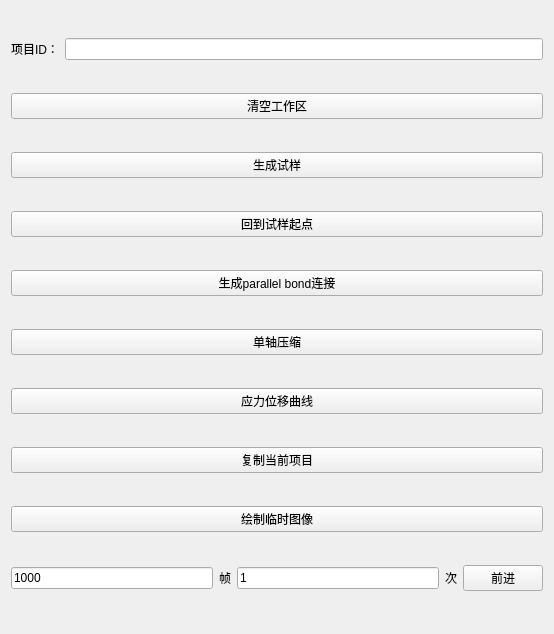
<?xml version="1.0" encoding="UTF-8"?>
<ui version="4.0">
 <class>Form</class>
 <widget class="QWidget" name="Form">
  <property name="geometry">
   <rect>
    <x>0</x>
    <y>0</y>
    <width>554</width>
    <height>634</height>
   </rect>
  </property>
  <property name="windowTitle">
   <string>Form</string>
  </property>
  <layout class="QVBoxLayout" name="verticalLayout_2">
   <item>
    <layout class="QHBoxLayout" name="horizontalLayout_4">
     <item>
      <widget class="QLabel" name="label_3">
       <property name="text">
        <string>项目ID：</string>
       </property>
      </widget>
     </item>
     <item>
      <widget class="QLineEdit" name="project_id"/>
     </item>
    </layout>
   </item>
   <item>
    <widget class="QPushButton" name="pushButton_2">
     <property name="text">
      <string>清空工作区</string>
     </property>
    </widget>
   </item>
   <item>
    <widget class="QPushButton" name="pushButton">
     <property name="text">
      <string>生成试样</string>
     </property>
    </widget>
   </item>
   <item>
    <widget class="QPushButton" name="pushButton_7">
     <property name="text">
      <string>回到试样起点</string>
     </property>
    </widget>
   </item>
   <item>
    <widget class="QPushButton" name="pushButton_4">
     <property name="text">
      <string>生成parallel bond连接</string>
     </property>
    </widget>
   </item>
   <item>
    <widget class="QPushButton" name="pushButton_5">
     <property name="text">
      <string>单轴压缩</string>
     </property>
    </widget>
   </item>
   <item>
    <widget class="QPushButton" name="pushButton_6">
     <property name="text">
      <string>应力位移曲线</string>
     </property>
    </widget>
   </item>
   <item>
    <widget class="QPushButton" name="pushButton_3">
     <property name="text">
      <string>复制当前项目</string>
     </property>
    </widget>
   </item>
   <item>
    <widget class="QPushButton" name="pushButton_8">
     <property name="text">
      <string>绘制临时图像</string>
     </property>
    </widget>
   </item>
   <item>
    <layout class="QHBoxLayout" name="horizontalLayout">
     <property name="sizeConstraint">
      <enum>QLayout::SetDefaultConstraint</enum>
     </property>
     <item>
      <widget class="QLineEdit" name="forward_number">
       <property name="text">
        <string>1000</string>
       </property>
       <property name="placeholderText">
        <string>前进的帧数</string>
       </property>
      </widget>
     </item>
     <item>
      <widget class="QLabel" name="label">
       <property name="text">
        <string>帧</string>
       </property>
      </widget>
     </item>
     <item>
      <widget class="QLineEdit" name="forward_times">
       <property name="text">
        <string>1</string>
       </property>
       <property name="placeholderText">
        <string>前进的次数</string>
       </property>
      </widget>
     </item>
     <item>
      <widget class="QLabel" name="label_2">
       <property name="text">
        <string>次</string>
       </property>
      </widget>
     </item>
     <item>
      <widget class="QPushButton" name="pushButton_9">
       <property name="text">
        <string>前进</string>
       </property>
      </widget>
     </item>
    </layout>
   </item>
  </layout>
 </widget>
 <resources/>
 <connections>
  <connection>
   <sender>pushButton</sender>
   <signal>clicked()</signal>
   <receiver>Form</receiver>
   <slot>make_sample()</slot>
   <hints>
    <hint type="sourcelabel">
     <x>252</x>
     <y>255</y>
    </hint>
    <hint type="destinationlabel">
     <x>269</x>
     <y>-4</y>
    </hint>
   </hints>
  </connection>
  <connection>
   <sender>pushButton_2</sender>
   <signal>clicked()</signal>
   <receiver>Form</receiver>
   <slot>clear()</slot>
   <hints>
    <hint type="sourcelabel">
     <x>309</x>
     <y>225</y>
    </hint>
    <hint type="destinationlabel">
     <x>315</x>
     <y>-12</y>
    </hint>
   </hints>
  </connection>
  <connection>
   <sender>pushButton_4</sender>
   <signal>clicked()</signal>
   <receiver>Form</receiver>
   <slot>parallel_bond()</slot>
   <hints>
    <hint type="sourcelabel">
     <x>332</x>
     <y>313</y>
    </hint>
    <hint type="destinationlabel">
     <x>443</x>
     <y>-5</y>
    </hint>
   </hints>
  </connection>
  <connection>
   <sender>pushButton_5</sender>
   <signal>clicked()</signal>
   <receiver>Form</receiver>
   <slot>ucs()</slot>
   <hints>
    <hint type="sourcelabel">
     <x>306</x>
     <y>342</y>
    </hint>
    <hint type="destinationlabel">
     <x>378</x>
     <y>-12</y>
    </hint>
   </hints>
  </connection>
  <connection>
   <sender>pushButton_6</sender>
   <signal>clicked()</signal>
   <receiver>Form</receiver>
   <slot>plot_stress_strain()</slot>
   <hints>
    <hint type="sourcelabel">
     <x>338</x>
     <y>370</y>
    </hint>
    <hint type="destinationlabel">
     <x>196</x>
     <y>-23</y>
    </hint>
   </hints>
  </connection>
  <connection>
   <sender>pushButton_9</sender>
   <signal>clicked()</signal>
   <receiver>Form</receiver>
   <slot>cycle()</slot>
   <hints>
    <hint type="sourcelabel">
     <x>543</x>
     <y>521</y>
    </hint>
    <hint type="destinationlabel">
     <x>551</x>
     <y>249</y>
    </hint>
   </hints>
  </connection>
  <connection>
   <sender>pushButton_7</sender>
   <signal>clicked()</signal>
   <receiver>Form</receiver>
   <slot>go_to_start()</slot>
   <hints>
    <hint type="sourcelabel">
     <x>425</x>
     <y>284</y>
    </hint>
    <hint type="destinationlabel">
     <x>551</x>
     <y>283</y>
    </hint>
   </hints>
  </connection>
  <connection>
   <sender>pushButton_3</sender>
   <signal>clicked()</signal>
   <receiver>Form</receiver>
   <slot>duplicate()</slot>
   <hints>
    <hint type="sourcelabel">
     <x>421</x>
     <y>400</y>
    </hint>
    <hint type="destinationlabel">
     <x>549</x>
     <y>396</y>
    </hint>
   </hints>
  </connection>
  <connection>
   <sender>pushButton_8</sender>
   <signal>clicked()</signal>
   <receiver>Form</receiver>
   <slot>plot_temp()</slot>
   <hints>
    <hint type="sourcelabel">
     <x>446</x>
     <y>410</y>
    </hint>
    <hint type="destinationlabel">
     <x>554</x>
     <y>424</y>
    </hint>
   </hints>
  </connection>
 </connections>
 <slots>
  <slot>make_sample()</slot>
  <slot>clear()</slot>
  <slot>parallel_bond()</slot>
  <slot>ucs()</slot>
  <slot>plot_stress_strain()</slot>
  <slot>cycle()</slot>
  <slot>go_to_start()</slot>
  <slot>duplicate()</slot>
  <slot>plot_temp()</slot>
 </slots>
</ui>
